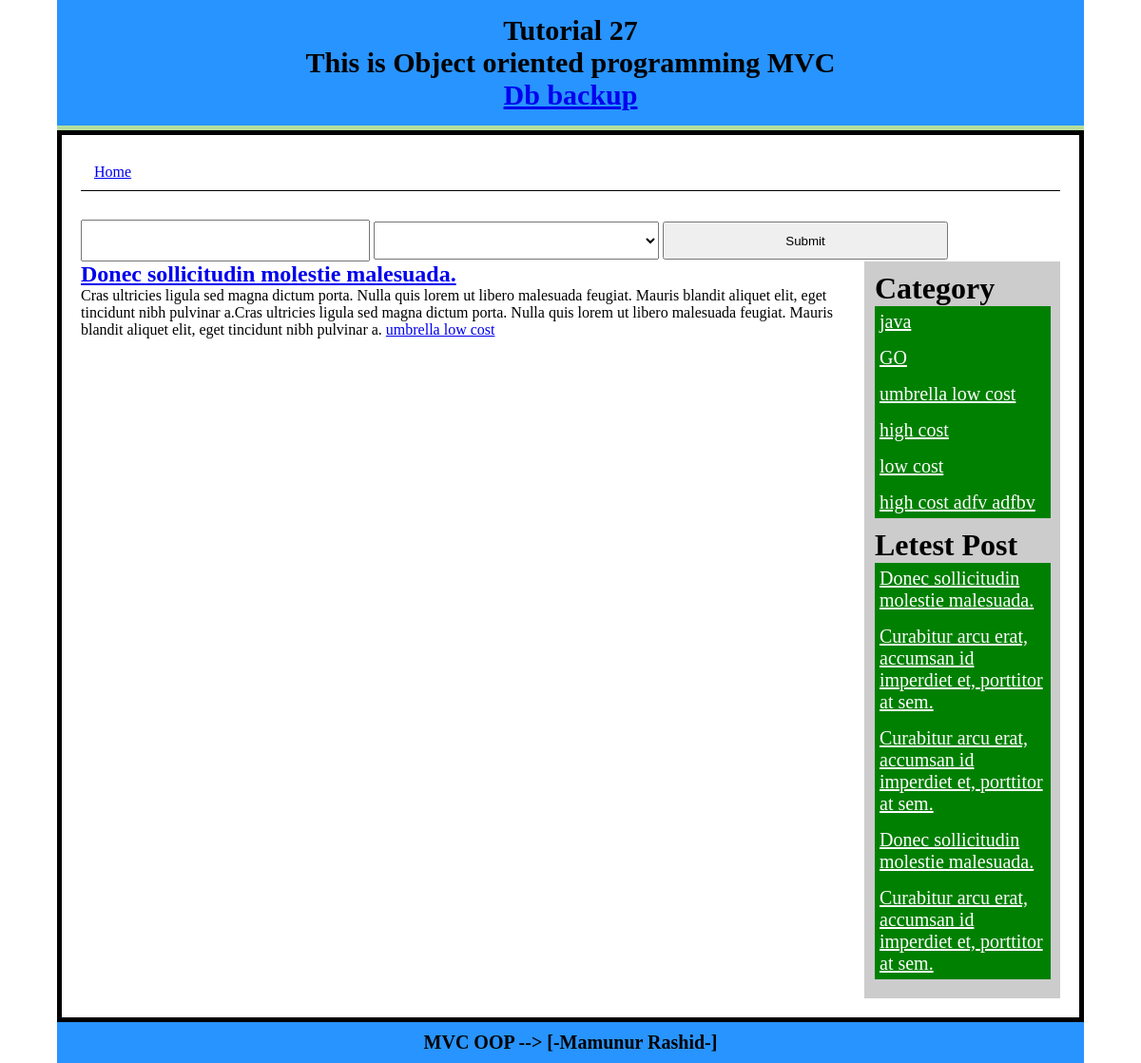
The app's page /Index/postDetails/7, older data.
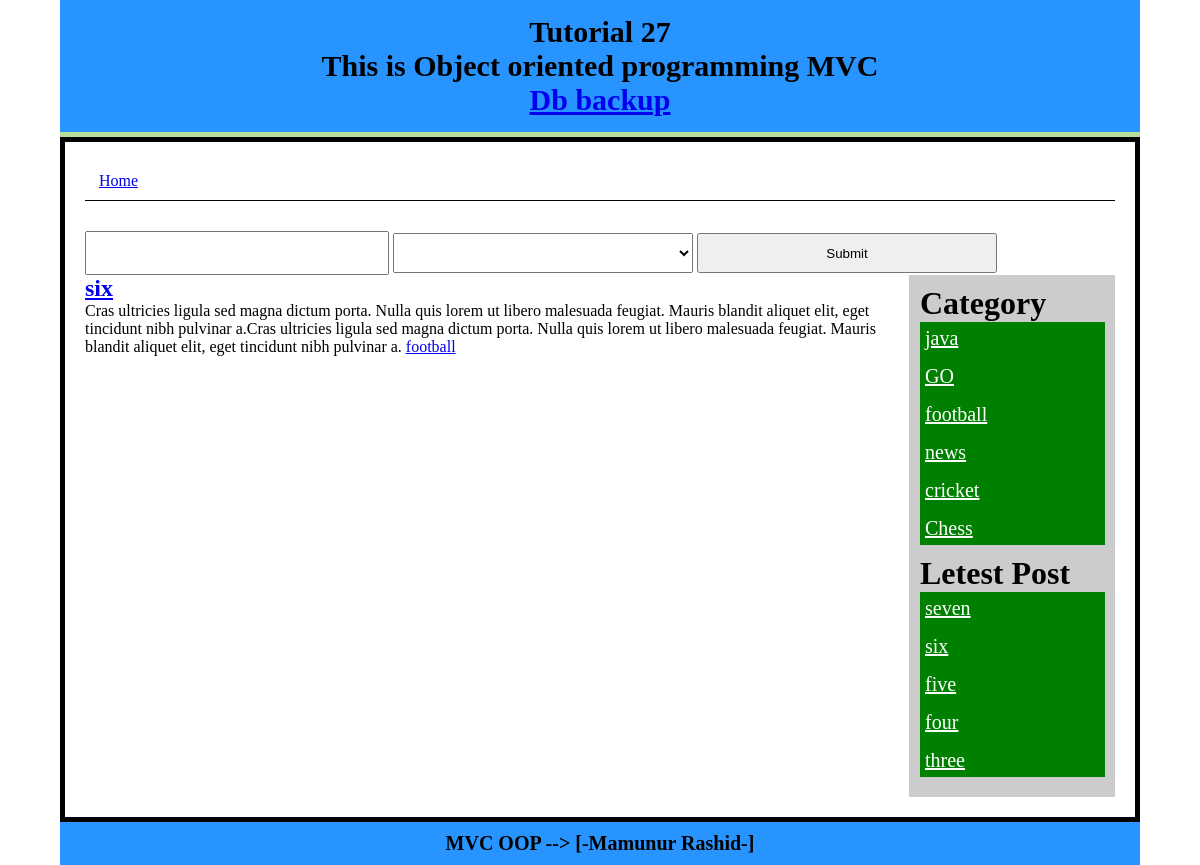
The same page, newer data.
### tables this page shows
CREATE TABLE `post` (
  `id` int(11) NOT NULL AUTO_INCREMENT,
  `title` varchar(300) NOT NULL,
  `content` text NOT NULL,
  `cat` int(11) NOT NULL,
  PRIMARY KEY (`id`)
);

CREATE TABLE `category` (
  `id` int(11) NOT NULL AUTO_INCREMENT,
  `catname` varchar(50) NOT NULL,
  `title` varchar(50) NOT NULL,
  PRIMARY KEY (`id`)
);

### system/libs/Load.php (called while the page is built, shortened)
<?php
class Load
{
	public function view($filename,$data = false){
		include 'app/view/'.$filename.'.php' ;
	}
	public function model($modelname){
		return new $modelname();
	}
}
?>

### app/controlers/Index.php (called while the page is built, shortened)
<?php
class Index extends Dcontrolar
{
	public function postDetails($id){
		$data = array();
		$tablepost= 'post';
		$tableCat = 'category';
		$postModel = $this->load->model("PostModel");
		$data['postDataByID']=$postModel->getPostByID($tablepost,$tableCat,$id);
		$catModel = $this->load->model("CatModel");
		$data['catlist']=$catModel->catlist($tableCat);
		$limit = 5;
		$data['letestPost']=$postModel->getLetestPost($tablepost,$limit);
		$this->load->view("header");
		$this->load->view("search");
		$this->load->view("single-post",$data);
		$this->load->view("sidebar",$data);
		$this->load->view("footer");
	}
}
?>

### system/libs/Database.php (called while the page is built, shortened)
<?php
class Database extends PDO
{
	public function select($sql,$data=array(),$fetchstyle = PDO::FETCH_ASSOC){
		$stmt 	= $this->prepare($sql);
		$stmt->execute();
		return $stmt->fetchALL($fetchstyle);
	}
}?>

### app/models/PostModel.php (called while the page is built, shortened)
<?php
class PostModel extends Dmodel
{
	function getPostByID($tablepost,$tableCat,$id){
		$sql ="SELECT $tablepost.*,$tableCat.catname FROM
			$tablepost INNER JOIN $tableCat
			ON  $tablepost.cat = $tableCat.id
		 	WHERE $tablepost.id = $id ";
			return $this->db->select($sql);
	}
	function getLetestPost($table,$limit=4){
		$sql ="SELECT * FROM $table ORDER BY id DESC LIMIT $limit";
		return $this->db->select($sql);
	}
}

### system/libs/Dcontrolar.php (called while the page is built, shortened)
<?php
class Dcontrolar
{
	function __construct()
	{
		$this->load = new Load();
	}
}
?>

### system/libs/Dmodel.php (called while the page is built, shortened)
<?php
class Dmodel
{
	public function __construct()
	{
		$dsn = 'mysql:dbname=mvc;host=localhost';
		$user ="root";
		$pass ='';
		$this->db = new Database($dsn,$user,$pass);
	}
}
?>

### app/models/CatModel.php (called while the page is built, shortened)
<?php
class CatModel extends Dmodel
{
	public function catlist($table){
		$sql ="SELECT * FROM $table ";
		return $this->db->select($sql);
	}
}
?>

### app/view/single-post.php (the view)
<div class="left-content fix">
	<?php foreach ($postDataByID as $key => $value) { ?>
		<article class="post">
			<h1 class="title"><a href="<?php echo BASE_URL ;?>/Index/postDetails/<?php echo $value['id']?>"><?php echo $value['title']?> </a></h1>
			<?php echo $content = $value['content'];?>
			<a href="<?php echo BASE_URL ;?>/Index/postByCat/<?php echo $value['cat']?>"><?php echo $value['catname']?> </a>
		</article>
	<?php  } ?>
</div>

### index.php (shortened to what this page needs)
<?php
$url = isset($_GET['url']) ? $_GET['url'] : NULL;
if ($url != NULL ) {
	$url = rtrim($url,'/');
	$url = explode("/", filter_var($url,FILTER_SANITIZE_URL));
}else{
	unset($url);
}
if (isset($url[0])) {
	$ma = new $url[0]();
	if (isset($url[2])) {
		$ma->{$url[1]}($url[2]);
	}else{
		if (isset($url[1])) {
			$ma->{$url[1]}();
		}else{ }
	}
}else{
	include "app/controlers/Index.php";
	$ma = new Index();
	$ma->home();
}

### app/view/header.php (shortened to what this page needs)
<!DOCTYPE html>
<html>
<head>
</head>
<body>
	<div class="body">
		<div class="Header">
			<h1>Tutorial 27  </h1>
			<h1>This is Object oriented programming MVC</h1>
			<h1><a href="<?php echo BASE_URL ;?>/backup.php">Db backup</a></h1>
		</div>
		<div class="content">
			<div class="wraper fix">
				<div class="main-menu fix">
					<ul>
						<li><a href="<?php echo BASE_URL ;?>">Home</a></li>
					</ul>
				</div>

### app/view/search.php (shortened to what this page needs)
<div class="search-form fix">
<form method="get" action="<?php echo BASE_URL ;?>/Index/search">
	<input type="text" name="kyeword">
	 <select name="catid">
	 </select>
	 <input type="submit" name="" />
</form>
</div>

### app/view/sidebar.php
<div class="sidebar fix ">
	<h1>Category</h1>
	<ul>
		<?php if (isset($catlist)) {
		foreach ($catlist as $key => $value) { ?>
		<li><a href="<?php echo BASE_URL ;?>/Index/postByCat/<?php echo $value['id']?>"><?php echo $value['catname']?> </a></li>
		<?php } } ?>
	</ul>
	<h1>Letest Post</h1>
	<ul>
		<?php if (isset($letestPost)) {
		foreach ($letestPost as $key => $value) { ?>
			<li><a href="<?php echo BASE_URL ;?>/Index/postDetails/<?php echo $value['id']?>"><?php echo $value['title']?> </a></li>
		<?php } } ?>
	</ul>
</div>

### app/view/footer.php
			</div>
		</div>
		<div class="footer">
			<h1> MVC OOP --> [-Mamunur Rashid-] </h1>
		</div>
	</div>
</body>
</html>

### app/view/header.php (style rules this page uses)
* { margin: 0; padding: 0; }
.body { width: 90%; margin: 0 auto; color: #1F59BF; background: #B6DD9E; }
.Header { background: #2894FF; font-size: 15px; color: #000; text-align: center; padding: 15px 0; margin-bottom: 5px; }
.content { background: #fff; min-height: 500px; border: 5px solid; padding: 20px; color: #000; }
.footer { font-size: 10px; text-align: center; color: #000000; padding: 10px 0; background: #2894FF; }
.fix { overflow: hidden; }
.left-content { width: 80%; float: left; }
.sidebar { float: right; width: 20%; background: #ccc; box-sizing: border-box; border-left: 1px solid #ccc ; }
.post { width: 100%;margin-bottom: 20px; }
.sidebar { background: #ccc; padding: 10px; }
.sidebar ul li { margin-bottom: 5px; }
.sidebar ul li a { color: #fff ; font-size: 20px; padding: 5px; display: block; }
.sidebar ul { margin-bottom: 10px; background: green ; }
.main-menu { border-bottom: 1px solid #000 ;margin-bottom: 30px; }
.main-menu ul { display: flex; flex-wrap: wrap; list-style: none; }
.main-menu li a { display: block; padding: 10px 14px; }
.search-form input, .search-form select { height: 40px; max-width: 300px; width: 100%; line-height: 30px; }

Row changes from the older to the newer data that the page shows:
no longer on this page (row edited): post: title "Curabitur arcu erat, accumsan id imperdiet et, porttitor at sem.", shown under "Letest Post"
changed post: title "Donec sollicitudin molestie malesuada." → "six"; category.catname "umbrella low cost" → "football"
changed category: catname "umbrella low cost" → "football"
changed category: catname "high cost" → "news"
changed category: catname "low cost" → "cricket"
changed category: catname "high cost adfv adfbv" → "Chess"
added post: title "seven", shown under "Letest Post"
changed post: title "Curabitur arcu erat, accumsan id imperdiet et, porttitor at sem." → "five"
changed post: title "Curabitur arcu erat, accumsan id imperdiet et, porttitor at sem." → "four"
changed post: title "Donec sollicitudin molestie malesuada." → "three"
